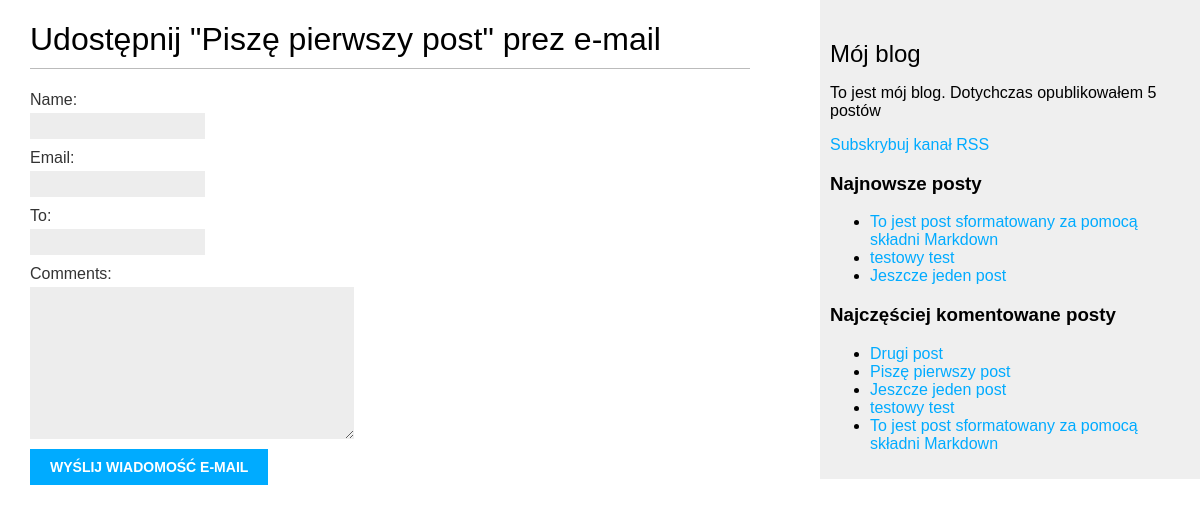
Screenshot of /blog/1/share/ with the database file from the repository.
### blog/models.py (models this page shows, shortened)
class Post(models.Model):
    STATUS_CHOICES = (
        ('draft', 'Roboczy'),
        ('published', 'Opublikowany'),
    )
    objects = models.Manager() # Menedżer domyślny
    published = PublishedManager() # Menedżer niestandardowy
    title = models.CharField(max_length=250)
    slug = models.SlugField(max_length=250,
                            unique_for_date='publish')
    author = models.ForeignKey(User, related_name='blog_posts', on_delete=models.CASCADE)
    body = models.TextField()
    publish = models.DateTimeField(default=timezone.now)
    created = models.DateTimeField(auto_now_add=True)
    updated = models.DateTimeField(auto_now=True)
    status = models.CharField(max_length=10,
                              choices=STATUS_CHOICES,
                              default='draft')
    class Meta:
        ordering = ('-publish',)
    def get_absolute_url(self):
        return  reverse('blog:post_detail',
                        args=[self.publish.year,
                              self.publish.strftime('%m'),
                              self.publish.strftime('%d'),
                              self.slug])
    tags = TaggableManager()

### blog/views.py (the view)
# urls.py: url(r'^(?P<post_id>\d+)/share/$', views.post_share,
def post_share(request, post_id):
    post = get_object_or_404(Post, id=post_id, status='published')
    sent = False
    if request.method == 'POST':
        form = EmailPostForm(request.POST)
        if form.is_valid():
            cd = form.cleaned_data
            post_url = request.build_absolute_uri(
                post.get_absolute_url()
            )
            subject = '{} ({}) zachęca do przeczytania "{}"'.format(cd['name'],
                                                                    cd['email'], post.title)
            message = 'Przeczytaj post "{}" na stronie {}\n\n Komentarz dodany' \
                      'przez {}: {}'.format(post.title,post_url, cd['name'], cd['comments'])
            send_mail(subject, message, 'Bary@myblog.com', [cd['to']])
            sent = True
    else:
        form = EmailPostForm()
    return render(request, 'blog/post/share.html', {'post': post,
                                                    'form': form,
                                                    'sent': sent})

### blog/forms.py
class EmailPostForm(forms.Form):
    name = forms.CharField(max_length=25)
    email = forms.EmailField()
    to = forms.EmailField()
    comments = forms.CharField(required=False,
                               widget=forms.Textarea)

### blog/models.py (called while the page is built)
    def get_queryset(self):
        return super(PublishedManager,
                     self).get_queryset()\
                            .filter(status='published')

### blog/templatetags/blog_tags.py (called while the page is built)
@register.simple_tag
def total_posts():
    return Post.published.count()

@register.inclusion_tag('blog/post/latest_posts.html')
def show_latest_posts(count=5):
    latest_posts = Post.published.order_by('-publish')[:count]
    return {'latest_posts': latest_posts}

@register.simple_tag
def get_most_commented_posts(count=5):
    return Post.published.annotate(
                 total_comments=Count('comments')
    ).order_by('-total_comments')[:count]

### blog/templates/blog/post/share.html (shortened to what this page needs)
{% extends "blog/base.html" %}
{% block content %}
  {% if sent %}
    <h1>Wiadomość e-mail została wysłana</h1>
    <p>
      Wysłanie posta "{{ post.title }}" do {{cd.to}} zakończyło się sukcesem.
    </p>
  {% else %}
    <h1>Udostępnij "{{ post.title }}" prez e-mail</h1>
    <form action="." method="post">
      {{form.as_p}}
      <input type="submit" value="Wyślij wiadomość e-mail">
    </form>
  {% endif %}
{% endblock %}

### blog/templates/blog/base.html (shortened to what this page needs)
{% load static %}
{% load blog_tags %}
<!DOCTYPE html>
<html lang="en">
<head>
    <link href="{% static "css/blog.css" %}" rel="stylesheet">
</head>
<body>
    <div id="content">
        {% block content%}
        {% endblock%}
    </div>
    <div id="sidebar">
        <h2>Mój blog</h2>
            <p>To jest mój blog. Dotychczas opublikowałem {% total_posts %} postów</p>
            <p><a href="{% url "blog:post_feed" %}">Subskrybuj kanał RSS</a></p>
        <h3>Najnowsze  posty</h3>
        {% show_latest_posts 3 %}
        <h3>Najczęściej komentowane posty</h3>
        {% get_most_commented_posts as most_commented_posts %}
        <ul>
        {% for post in most_commented_posts %}
            <li>
                <a href="{{ post.get_absolute_url }}">{{ post.title }}</a>
            </li>
        {% endfor %}
        </ul>
    </div>
</body>
</html>

### blog/templates/blog/post/latest_posts.html
<ul>
    {%for post in latest_posts %}
        <li>
            <a href="{{ post.get_absolute_url }}">{{ post.title }}</a>
        </li>
    {% endfor %}
</ul>

### blog/static/css/blog.css (style rules this page uses)
body { margin:0; padding:0; font-family:helvetica, sans-serif; }
a { color:#00abff; text-decoration:none; }
h1 { font-weight:normal; border-bottom:1px solid #bbb; padding:0 0 10px 0; }
h2 { font-weight:normal; margin:30px 0 0; }
#content { float:left; width:60%; padding:0 0 0 30px; }
#sidebar { float:right; width:30%; padding:10px; background:#efefef; height:100%; }
label { float:left; clear:both; color:#333; margin-bottom:4px; }
input, textarea { clear:both; float:left; margin:0 0 10px; background:#ededed; border:0; padding:6px 10px; font-size:12px; }
input[type=submit] { font-weight:bold; background:#00abff; color:#fff; padding:10px 20px; font-size:14px; text-transform:uppercase; }

### rows the page displays
Post: title "Piszę pierwszy post"
Post: title "To jest post sformatowany za pomocą składni Markdown"
Post: title "testowy test"
Post: title "Jeszcze jeden post"
Post: title "Drugi post"
